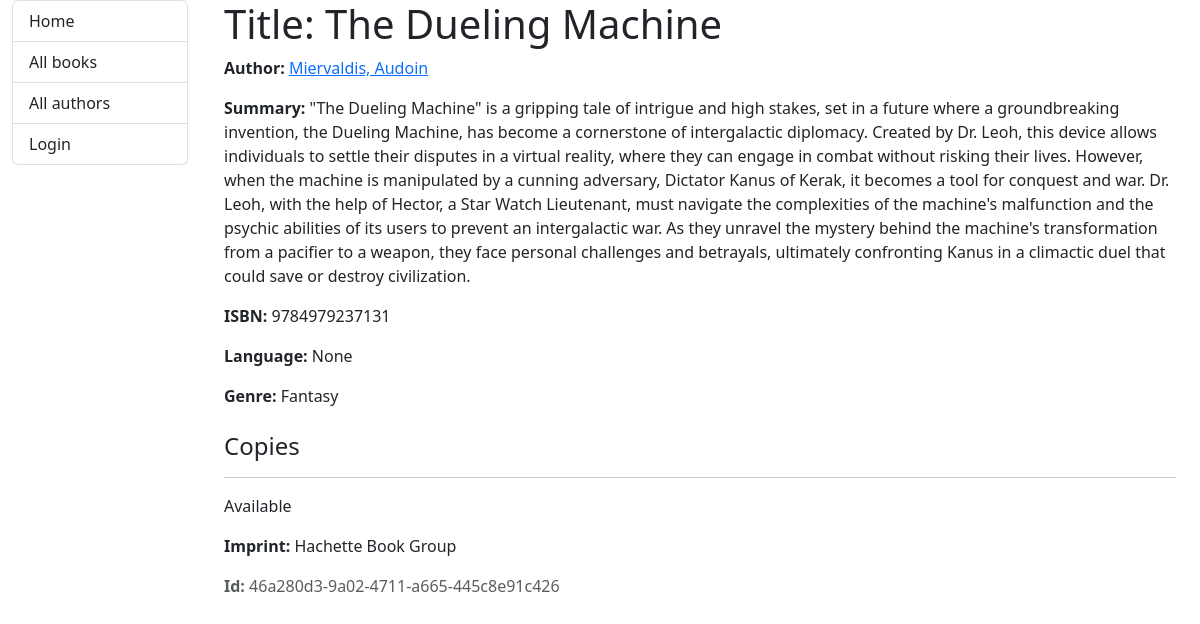
/catalog/book/2, run on the app's committed database.
### catalog/models.py (models this page shows, shortened)
class Book(models.Model):
    title = models.CharField(max_length=200)
    author = models.ForeignKey('Author', on_delete=models.RESTRICT, null=True)
    summary = models.TextField(
        max_length=1000, help_text="Enter a brief description of the book")
    isbn = models.CharField('ISBN', max_length=13,
                            unique=True,
                            help_text='13 Character <a href="https://www.isbn-international.org/content/what-isbn'
                                      '">ISBN number</a>')
    genre = models.ManyToManyField(
        Genre, help_text="Select a genre for this book")
    language = models.ForeignKey(
        'Language', on_delete=models.SET_NULL, null=True)
    class Meta:
        ordering = ['title', 'author']
    def display_genre(self):
        """Creates a string for the Genre. This is required to display genre in Admin."""
        return ', '.join([genre.name for genre in self.genre.all()[:3]])
    display_genre.short_description = 'Genre'

class Author(models.Model):
    first_name = models.CharField(max_length=100)
    last_name = models.CharField(max_length=100)
    date_of_birth = models.DateField(null=True, blank=True)
    date_of_death = models.DateField('Died', null=True, blank=True)
    class Meta:
        ordering = ['last_name', 'first_name']
    def __str__(self):
        return f'{self.last_name}, {self.first_name}'

class Genre(models.Model):
    name = models.CharField(
        max_length=200,
        unique=True,
        help_text="Enter a book genre (e.g. Science Fiction, French Poetry etc.)"
    )
    def __str__(self):
        return self.name
    class Meta:
        constraints = [
            UniqueConstraint(
                Lower('name'),
                name='genre_name_case_insensitive_unique',
                violation_error_message = "Genre already exists (case insensitive match)"
            ),
        ]

class BookInstance(models.Model):
    id = models.UUIDField(primary_key=True, default=uuid.uuid4,
                          help_text="Unique ID for this particular book across whole library")
    book = models.ForeignKey('Book', on_delete=models.RESTRICT, null=True)
    imprint = models.CharField(max_length=200)
    due_back = models.DateField(null=True, blank=True)
    borrower = models.ForeignKey(settings.AUTH_USER_MODEL, on_delete=models.SET_NULL, null=True, blank=True)
    LOAN_STATUS = (
        ('m', 'Maintenance'),
        ('o', 'On loan'),
        ('a', 'Available'),
        ('r', 'Reserved'),
    )
    status = models.CharField(
        max_length=1,
        choices=LOAN_STATUS,
        blank=True,
        default='m',
        help_text='Book availability',
    )
    class Meta:
        ordering = ['due_back']

### catalog/views.py (the view)
# urls.py: path('book/<int:pk>', views.BookDetailView.as_view(), name='book-detail'),
class BookDetailView(generic.DetailView):
    model = Book

### catalog/templates/catalog/book_detail.html (shortened to what this page needs)
{% extends "base_generic.html" %}
{% block content %}
<div class="container">
    <h1>Title: {{ book.title }}</h1>
    <p><strong>Author:</strong> <a href="">{{ book.author }}</a></p>
    <p><strong>Summary:</strong> {{ book.summary }}</p>
    <p><strong>ISBN:</strong> {{ book.isbn }}</p>
    <p><strong>Language:</strong> {{ book.language }}</p>
    <p><strong>Genre:</strong> {{ book.genre.all|join:", " }}</p>
    <div class="mt-4">
        <h4>Copies</h4>
        {% for copy in book.bookinstance_set.all %}
        <hr />
        <p class="text-{{ copy.status_color }}">
            {{ copy.get_status_display }}
        </p>
        <p><strong>Imprint:</strong> {{ copy.imprint }}</p>
        <p class="text-muted"><strong>Id:</strong> {{ copy.id }}</p>
        {% endfor %}
    </div>
</div>
{% endblock %}

### data on the page
Book: author "Miervaldis, Audoin", summary "\"The Dueling Machine\" is a gripping tale of intrigue and high stakes, set in a future where a groundbreaking invention, the Dueling Machine, has become a cornerstone of intergalactic diplomacy. Created by Dr. Leoh, this device allows individuals to settle their disputes in a virtual reality, where they can engage in combat without risking their lives. However, when the machine is manipulated by a cunning adversary, Dictator Kanus of Kerak, it becomes a tool for conquest and war. Dr. Leoh, with the help of Hector, a Star Watch Lieutenant, must navigate the complexities of the machine's malfunction and the psychic abilities of its users to prevent an intergalactic war. As they unravel the…", isbn "9784979237131", language "None", genre.all "Fantasy"
BookInstance: status "Available", imprint "Hachette Book Group", id "46a280d3-9a02-4711-a665-445c8e91c426"
